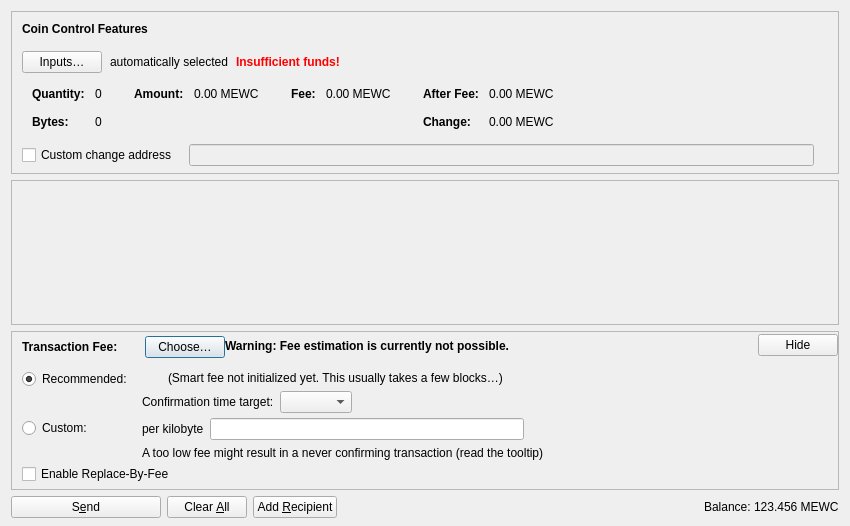
<?xml version="1.0" encoding="UTF-8"?>
<ui version="4.0">
 <class>SendCoinsDialog</class>
 <widget class="QDialog" name="SendCoinsDialog">
  <property name="geometry">
   <rect>
    <x>0</x>
    <y>0</y>
    <width>850</width>
    <height>526</height>
   </rect>
  </property>
  <property name="windowTitle">
   <string>Send Coins</string>
  </property>
  <layout class="QVBoxLayout" name="verticalLayout" stretch="0,1,0,0">
   <property name="bottomMargin">
    <number>8</number>
   </property>
   <item>
    <widget class="QFrame" name="frameCoinControl">
     <property name="sizePolicy">
      <sizepolicy hsizetype="Expanding" vsizetype="Expanding">
       <horstretch>0</horstretch>
       <verstretch>0</verstretch>
      </sizepolicy>
     </property>
     <property name="maximumSize">
      <size>
       <width>16777215</width>
       <height>16777215</height>
      </size>
     </property>
     <property name="frameShape">
      <enum>QFrame::StyledPanel</enum>
     </property>
     <property name="frameShadow">
      <enum>QFrame::Sunken</enum>
     </property>
     <layout class="QVBoxLayout" name="verticalLayoutCoinControl2">
      <property name="spacing">
       <number>0</number>
      </property>
      <property name="leftMargin">
       <number>0</number>
      </property>
      <property name="topMargin">
       <number>0</number>
      </property>
      <property name="rightMargin">
       <number>0</number>
      </property>
      <property name="bottomMargin">
       <number>6</number>
      </property>
      <item>
       <layout class="QVBoxLayout" name="verticalLayoutCoinControl" stretch="0,0,0,0,1">
        <property name="spacing">
         <number>0</number>
        </property>
        <property name="leftMargin">
         <number>10</number>
        </property>
        <property name="topMargin">
         <number>10</number>
        </property>
        <item>
         <layout class="QHBoxLayout" name="horizontalLayoutCoinControl1">
          <property name="bottomMargin">
           <number>15</number>
          </property>
          <item>
           <widget class="QLabel" name="labelCoinControlFeatures">
            <property name="sizePolicy">
             <sizepolicy hsizetype="Preferred" vsizetype="Maximum">
              <horstretch>0</horstretch>
              <verstretch>0</verstretch>
             </sizepolicy>
            </property>
            <property name="font">
             <font>
              <weight>75</weight>
              <bold>true</bold>
             </font>
            </property>
            <property name="styleSheet">
             <string notr="true">font-weight:bold;</string>
            </property>
            <property name="text">
             <string>Coin Control Features</string>
            </property>
           </widget>
          </item>
         </layout>
        </item>
        <item>
         <layout class="QHBoxLayout" name="horizontalLayoutCoinControl2" stretch="0,0,0,0">
          <property name="spacing">
           <number>8</number>
          </property>
          <property name="bottomMargin">
           <number>10</number>
          </property>
          <item>
           <widget class="QPushButton" name="pushButtonCoinControl">
            <property name="styleSheet">
             <string notr="true"/>
            </property>
            <property name="text">
             <string>Inputs…</string>
            </property>
            <property name="autoDefault">
             <bool>false</bool>
            </property>
           </widget>
          </item>
          <item>
           <widget class="QLabel" name="labelCoinControlAutomaticallySelected">
            <property name="text">
             <string>automatically selected</string>
            </property>
            <property name="margin">
             <number>5</number>
            </property>
           </widget>
          </item>
          <item>
           <widget class="QLabel" name="labelCoinControlInsuffFunds">
            <property name="font">
             <font>
              <weight>75</weight>
              <bold>true</bold>
             </font>
            </property>
            <property name="styleSheet">
             <string notr="true">color:red;font-weight:bold;</string>
            </property>
            <property name="text">
             <string>Insufficient funds!</string>
            </property>
            <property name="margin">
             <number>5</number>
            </property>
           </widget>
          </item>
          <item>
           <spacer name="horizontalSpacerCoinControl">
            <property name="orientation">
             <enum>Qt::Horizontal</enum>
            </property>
            <property name="sizeHint" stdset="0">
             <size>
              <width>40</width>
              <height>1</height>
             </size>
            </property>
           </spacer>
          </item>
         </layout>
        </item>
        <item>
         <widget class="QWidget" name="widgetCoinControl" native="true">
          <property name="sizePolicy">
           <sizepolicy hsizetype="Preferred" vsizetype="Preferred">
            <horstretch>0</horstretch>
            <verstretch>0</verstretch>
           </sizepolicy>
          </property>
          <property name="minimumSize">
           <size>
            <width>0</width>
            <height>0</height>
           </size>
          </property>
          <property name="styleSheet">
           <string notr="true"/>
          </property>
          <layout class="QHBoxLayout" name="horizontalLayoutCoinControl5">
           <property name="leftMargin">
            <number>0</number>
           </property>
           <property name="topMargin">
            <number>0</number>
           </property>
           <property name="rightMargin">
            <number>0</number>
           </property>
           <property name="bottomMargin">
            <number>0</number>
           </property>
           <item>
            <layout class="QHBoxLayout" name="horizontalLayoutCoinControl3" stretch="0,0,0,1">
             <property name="spacing">
              <number>20</number>
             </property>
             <property name="topMargin">
              <number>0</number>
             </property>
             <property name="bottomMargin">
              <number>10</number>
             </property>
             <item>
              <layout class="QFormLayout" name="formLayoutCoinControl1">
               <property name="labelAlignment">
                <set>Qt::AlignLeft|Qt::AlignVCenter</set>
               </property>
               <property name="horizontalSpacing">
                <number>10</number>
               </property>
               <property name="verticalSpacing">
                <number>14</number>
               </property>
               <property name="leftMargin">
                <number>10</number>
               </property>
               <property name="topMargin">
                <number>4</number>
               </property>
               <property name="rightMargin">
                <number>6</number>
               </property>
               <item row="0" column="0">
                <widget class="QLabel" name="labelCoinControlQuantityText">
                 <property name="font">
                  <font>
                   <weight>75</weight>
                   <bold>true</bold>
                  </font>
                 </property>
                 <property name="text">
                  <string>Quantity:</string>
                 </property>
                 <property name="margin">
                  <number>0</number>
                 </property>
                </widget>
               </item>
               <item row="0" column="1">
                <widget class="QLabel" name="labelCoinControlQuantity">
                 <property name="cursor">
                  <cursorShape>IBeamCursor</cursorShape>
                 </property>
                 <property name="contextMenuPolicy">
                  <enum>Qt::ActionsContextMenu</enum>
                 </property>
                 <property name="text">
                  <string notr="true">0</string>
                 </property>
                 <property name="margin">
                  <number>0</number>
                 </property>
                 <property name="textInteractionFlags">
                  <set>Qt::LinksAccessibleByMouse|Qt::TextSelectableByKeyboard|Qt::TextSelectableByMouse</set>
                 </property>
                </widget>
               </item>
               <item row="1" column="0">
                <widget class="QLabel" name="labelCoinControlBytesText">
                 <property name="font">
                  <font>
                   <weight>75</weight>
                   <bold>true</bold>
                  </font>
                 </property>
                 <property name="text">
                  <string>Bytes:</string>
                 </property>
                </widget>
               </item>
               <item row="1" column="1">
                <widget class="QLabel" name="labelCoinControlBytes">
                 <property name="cursor">
                  <cursorShape>IBeamCursor</cursorShape>
                 </property>
                 <property name="contextMenuPolicy">
                  <enum>Qt::ActionsContextMenu</enum>
                 </property>
                 <property name="text">
                  <string notr="true">0</string>
                 </property>
                 <property name="textInteractionFlags">
                  <set>Qt::LinksAccessibleByMouse|Qt::TextSelectableByKeyboard|Qt::TextSelectableByMouse</set>
                 </property>
                </widget>
               </item>
              </layout>
             </item>
             <item>
              <layout class="QFormLayout" name="formLayoutCoinControl2">
               <property name="horizontalSpacing">
                <number>10</number>
               </property>
               <property name="verticalSpacing">
                <number>14</number>
               </property>
               <property name="leftMargin">
                <number>6</number>
               </property>
               <property name="topMargin">
                <number>4</number>
               </property>
               <property name="rightMargin">
                <number>6</number>
               </property>
               <item row="0" column="0">
                <widget class="QLabel" name="labelCoinControlAmountText">
                 <property name="font">
                  <font>
                   <weight>75</weight>
                   <bold>true</bold>
                  </font>
                 </property>
                 <property name="text">
                  <string>Amount:</string>
                 </property>
                 <property name="margin">
                  <number>0</number>
                 </property>
                </widget>
               </item>
               <item row="0" column="1">
                <widget class="QLabel" name="labelCoinControlAmount">
                 <property name="cursor">
                  <cursorShape>IBeamCursor</cursorShape>
                 </property>
                 <property name="contextMenuPolicy">
                  <enum>Qt::ActionsContextMenu</enum>
                 </property>
                 <property name="text">
                  <string notr="true">0.00 MEWC</string>
                 </property>
                 <property name="textInteractionFlags">
                  <set>Qt::LinksAccessibleByMouse|Qt::TextSelectableByKeyboard|Qt::TextSelectableByMouse</set>
                 </property>
                </widget>
               </item>
              </layout>
             </item>
             <item>
              <layout class="QFormLayout" name="formLayoutCoinControl3">
               <property name="horizontalSpacing">
                <number>10</number>
               </property>
               <property name="verticalSpacing">
                <number>14</number>
               </property>
               <property name="leftMargin">
                <number>6</number>
               </property>
               <property name="topMargin">
                <number>4</number>
               </property>
               <property name="rightMargin">
                <number>6</number>
               </property>
               <item row="0" column="0">
                <widget class="QLabel" name="labelCoinControlFeeText">
                 <property name="font">
                  <font>
                   <weight>75</weight>
                   <bold>true</bold>
                  </font>
                 </property>
                 <property name="text">
                  <string>Fee:</string>
                 </property>
                 <property name="margin">
                  <number>0</number>
                 </property>
                </widget>
               </item>
               <item row="0" column="1">
                <widget class="QLabel" name="labelCoinControlFee">
                 <property name="cursor">
                  <cursorShape>IBeamCursor</cursorShape>
                 </property>
                 <property name="contextMenuPolicy">
                  <enum>Qt::ActionsContextMenu</enum>
                 </property>
                 <property name="text">
                  <string notr="true">0.00 MEWC</string>
                 </property>
                 <property name="textInteractionFlags">
                  <set>Qt::LinksAccessibleByMouse|Qt::TextSelectableByKeyboard|Qt::TextSelectableByMouse</set>
                 </property>
                </widget>
               </item>
              </layout>
             </item>
             <item>
              <layout class="QFormLayout" name="formLayoutCoinControl4">
               <property name="labelAlignment">
                <set>Qt::AlignLeft|Qt::AlignVCenter</set>
               </property>
               <property name="horizontalSpacing">
                <number>10</number>
               </property>
               <property name="verticalSpacing">
                <number>14</number>
               </property>
               <property name="leftMargin">
                <number>6</number>
               </property>
               <property name="topMargin">
                <number>4</number>
               </property>
               <property name="rightMargin">
                <number>6</number>
               </property>
               <item row="0" column="0">
                <widget class="QLabel" name="labelCoinControlAfterFeeText">
                 <property name="font">
                  <font>
                   <weight>75</weight>
                   <bold>true</bold>
                  </font>
                 </property>
                 <property name="text">
                  <string>After Fee:</string>
                 </property>
                 <property name="margin">
                  <number>0</number>
                 </property>
                </widget>
               </item>
               <item row="0" column="1">
                <widget class="QLabel" name="labelCoinControlAfterFee">
                 <property name="cursor">
                  <cursorShape>IBeamCursor</cursorShape>
                 </property>
                 <property name="contextMenuPolicy">
                  <enum>Qt::ActionsContextMenu</enum>
                 </property>
                 <property name="text">
                  <string notr="true">0.00 MEWC</string>
                 </property>
                 <property name="textInteractionFlags">
                  <set>Qt::LinksAccessibleByMouse|Qt::TextSelectableByKeyboard|Qt::TextSelectableByMouse</set>
                 </property>
                </widget>
               </item>
               <item row="1" column="0">
                <widget class="QLabel" name="labelCoinControlChangeText">
                 <property name="font">
                  <font>
                   <weight>75</weight>
                   <bold>true</bold>
                  </font>
                 </property>
                 <property name="text">
                  <string>Change:</string>
                 </property>
                </widget>
               </item>
               <item row="1" column="1">
                <widget class="QLabel" name="labelCoinControlChange">
                 <property name="cursor">
                  <cursorShape>IBeamCursor</cursorShape>
                 </property>
                 <property name="contextMenuPolicy">
                  <enum>Qt::ActionsContextMenu</enum>
                 </property>
                 <property name="text">
                  <string notr="true">0.00 MEWC</string>
                 </property>
                 <property name="textInteractionFlags">
                  <set>Qt::LinksAccessibleByMouse|Qt::TextSelectableByKeyboard|Qt::TextSelectableByMouse</set>
                 </property>
                </widget>
               </item>
              </layout>
             </item>
            </layout>
           </item>
          </layout>
         </widget>
        </item>
        <item>
         <layout class="QHBoxLayout" name="horizontalLayoutCoinControl4" stretch="0,0,0">
          <property name="spacing">
           <number>12</number>
          </property>
          <property name="sizeConstraint">
           <enum>QLayout::SetDefaultConstraint</enum>
          </property>
          <property name="topMargin">
           <number>5</number>
          </property>
          <property name="rightMargin">
           <number>5</number>
          </property>
          <item>
           <widget class="QCheckBox" name="checkBoxCoinControlChange">
            <property name="toolTip">
             <string>If this is activated, but the change address is empty or invalid, change will be sent to a newly generated address.</string>
            </property>
            <property name="text">
             <string>Custom change address</string>
            </property>
           </widget>
          </item>
          <item>
           <widget class="QValidatedLineEdit" name="lineEditCoinControlChange">
            <property name="enabled">
             <bool>false</bool>
            </property>
            <property name="sizePolicy">
             <sizepolicy hsizetype="Expanding" vsizetype="Fixed">
              <horstretch>0</horstretch>
              <verstretch>0</verstretch>
             </sizepolicy>
            </property>
           </widget>
          </item>
          <item>
           <widget class="QLabel" name="labelCoinControlChangeLabel">
            <property name="sizePolicy">
             <sizepolicy hsizetype="Preferred" vsizetype="Expanding">
              <horstretch>0</horstretch>
              <verstretch>0</verstretch>
             </sizepolicy>
            </property>
            <property name="minimumSize">
             <size>
              <width>0</width>
              <height>0</height>
             </size>
            </property>
            <property name="text">
             <string/>
            </property>
            <property name="margin">
             <number>3</number>
            </property>
           </widget>
          </item>
         </layout>
        </item>
        <item>
         <spacer name="verticalSpacerCoinControl">
          <property name="orientation">
           <enum>Qt::Vertical</enum>
          </property>
          <property name="sizeHint" stdset="0">
           <size>
            <width>800</width>
            <height>1</height>
           </size>
          </property>
         </spacer>
        </item>
       </layout>
      </item>
     </layout>
    </widget>
   </item>
   <item>
    <widget class="QScrollArea" name="scrollArea">
     <property name="widgetResizable">
      <bool>true</bool>
     </property>
     <widget class="QWidget" name="scrollAreaWidgetContents">
      <property name="geometry">
       <rect>
        <x>0</x>
        <y>0</y>
        <width>830</width>
        <height>104</height>
       </rect>
      </property>
      <layout class="QVBoxLayout" name="verticalLayout_2" stretch="0,1">
       <property name="leftMargin">
        <number>0</number>
       </property>
       <property name="topMargin">
        <number>0</number>
       </property>
       <property name="rightMargin">
        <number>0</number>
       </property>
       <property name="bottomMargin">
        <number>0</number>
       </property>
       <item>
        <layout class="QVBoxLayout" name="entries">
         <property name="spacing">
          <number>6</number>
         </property>
        </layout>
       </item>
       <item>
        <spacer name="verticalSpacer">
         <property name="orientation">
          <enum>Qt::Vertical</enum>
         </property>
         <property name="sizeHint" stdset="0">
          <size>
           <width>20</width>
           <height>40</height>
          </size>
         </property>
        </spacer>
       </item>
      </layout>
     </widget>
    </widget>
   </item>
   <item>
    <widget class="QFrame" name="frameFee">
     <property name="sizePolicy">
      <sizepolicy hsizetype="Expanding" vsizetype="Expanding">
       <horstretch>0</horstretch>
       <verstretch>0</verstretch>
      </sizepolicy>
     </property>
     <property name="maximumSize">
      <size>
       <width>16777215</width>
       <height>16777215</height>
      </size>
     </property>
     <property name="frameShape">
      <enum>QFrame::StyledPanel</enum>
     </property>
     <property name="frameShadow">
      <enum>QFrame::Sunken</enum>
     </property>
     <layout class="QVBoxLayout" name="verticalLayoutFee1">
      <property name="spacing">
       <number>0</number>
      </property>
      <property name="leftMargin">
       <number>0</number>
      </property>
      <property name="topMargin">
       <number>0</number>
      </property>
      <property name="rightMargin">
       <number>0</number>
      </property>
      <property name="bottomMargin">
       <number>0</number>
      </property>
      <item>
       <layout class="QVBoxLayout" name="verticalLayoutFee2" stretch="0,0,0">
        <property name="spacing">
         <number>0</number>
        </property>
        <property name="leftMargin">
         <number>10</number>
        </property>
        <property name="topMargin">
         <number>0</number>
        </property>
        <item>
         <layout class="QHBoxLayout" name="horizontalLayoutFee1">
          <property name="bottomMargin">
           <number>0</number>
          </property>
          <item>
           <layout class="QVBoxLayout" name="verticalLayoutFee7">
            <property name="spacing">
             <number>0</number>
            </property>
            <item>
             <spacer name="verticalSpacerSmartFee">
              <property name="orientation">
               <enum>Qt::Vertical</enum>
              </property>
              <property name="sizeType">
               <enum>QSizePolicy::Fixed</enum>
              </property>
              <property name="sizeHint" stdset="0">
               <size>
                <width>1</width>
                <height>4</height>
               </size>
              </property>
             </spacer>
            </item>
            <item>
             <layout class="QHBoxLayout" name="horizontalLayoutSmartFee">
              <property name="spacing">
               <number>10</number>
              </property>
              <item>
               <widget class="QLabel" name="labelFeeHeadline">
                <property name="sizePolicy">
                 <sizepolicy hsizetype="Preferred" vsizetype="Maximum">
                  <horstretch>0</horstretch>
                  <verstretch>0</verstretch>
                 </sizepolicy>
                </property>
                <property name="font">
                 <font>
                  <weight>75</weight>
                  <bold>true</bold>
                 </font>
                </property>
                <property name="styleSheet">
                 <string notr="true">font-weight:bold;</string>
                </property>
                <property name="text">
                 <string>Transaction Fee:</string>
                </property>
               </widget>
              </item>
              <item>
               <widget class="QLabel" name="labelFeeMinimized">
                <property name="text">
                 <string/>
                </property>
               </widget>
              </item>
              <item>
               <widget class="QPushButton" name="buttonChooseFee">
                <property name="text">
                 <string>Choose…</string>
                </property>
               </widget>
              </item>
             </layout>
            </item>
            <item>
             <spacer name="verticalSpacer_5">
              <property name="orientation">
               <enum>Qt::Vertical</enum>
              </property>
              <property name="sizeHint" stdset="0">
               <size>
                <width>1</width>
                <height>1</height>
               </size>
              </property>
             </spacer>
            </item>
           </layout>
          </item>
          <item>
           <widget class="QLabel" name="fallbackFeeWarningLabel">
            <property name="toolTip">
             <string>Using the fallbackfee can result in sending a transaction that will take several hours or days (or never) to confirm. Consider choosing your fee manually or wait until you have validated the complete chain.</string>
            </property>
            <property name="font">
            <font>
                <weight>75</weight>
                <bold>true</bold>
            </font>
            </property>
            <property name="text">
             <string>Warning: Fee estimation is currently not possible.</string>
            </property>
            <property name="wordWrap">
             <bool>false</bool>
            </property>
           </widget>
          </item>
          <item>
           <spacer name="horizontalSpacer_4">
            <property name="orientation">
             <enum>Qt::Horizontal</enum>
            </property>
            <property name="sizeType">
             <enum>QSizePolicy::MinimumExpanding</enum>
            </property>
            <property name="sizeHint" stdset="0">
             <size>
              <width>40</width>
              <height>20</height>
             </size>
            </property>
           </spacer>
          </item>
          <item>
           <widget class="QPushButton" name="buttonMinimizeFee">
            <property name="toolTip">
             <string>Hide transaction fee settings</string>
            </property>
            <property name="text">
             <string>Hide</string>
            </property>
           </widget>
          </item>
         </layout>
        </item>
        <item>
         <widget class="QFrame" name="frameFeeSelection">
          <layout class="QVBoxLayout" name="verticalLayoutFee12">
           <property name="spacing">
            <number>0</number>
           </property>
           <property name="leftMargin">
            <number>0</number>
           </property>
           <property name="topMargin">
            <number>0</number>
           </property>
           <property name="rightMargin">
            <number>0</number>
           </property>
           <property name="bottomMargin">
            <number>0</number>
           </property>
           <item>
            <layout class="QGridLayout" name="gridLayoutFee">
             <property name="topMargin">
              <number>10</number>
             </property>
             <property name="bottomMargin">
              <number>4</number>
             </property>
             <property name="horizontalSpacing">
              <number>10</number>
             </property>
             <property name="verticalSpacing">
              <number>4</number>
             </property>
             <item row="1" column="1">
              <layout class="QVBoxLayout" name="verticalLayoutFee8">
               <property name="spacing">
                <number>6</number>
               </property>
               <item>
                <layout class="QHBoxLayout" name="horizontalLayoutFee13">
                 <item>
                  <widget class="QLabel" name="labelCustomPerKilobyte">
                   <property name="toolTip">
                    <string>Specify a custom fee per kB (1,000 bytes) of the transaction's virtual size.

Note:  Since the fee is calculated on a per-byte basis, a fee rate of "100 miaos per kvB" for a transaction size of 500 virtual bytes (half of 1 kvB) would ultimately yield a fee of only 50 miaos.</string>
                   </property>
                   <property name="text">
                    <string>per kilobyte</string>
                   </property>
                  </widget>
                 </item>
                 <item>
                  <widget class="BitcoinAmountField" name="customFee"/>
                 </item>
                 <item>
                  <spacer name="horizontalSpacer_6">
                   <property name="orientation">
                    <enum>Qt::Horizontal</enum>
                   </property>
                   <property name="sizeHint" stdset="0">
                    <size>
                     <width>1</width>
                     <height>1</height>
                    </size>
                   </property>
                  </spacer>
                 </item>
                </layout>
               </item>
               <item>
                <layout class="QHBoxLayout" name="horizontalLayoutFee8">
                 <item>
                  <widget class="QLabel" name="labelCustomFeeWarning">
                   <property name="enabled">
                    <bool>true</bool>
                   </property>
                   <property name="toolTip">
                    <string>When there is less transaction volume than space in the blocks, miners as well as relaying nodes may enforce a minimum fee. Paying only this minimum fee is just fine, but be aware that this can result in a never confirming transaction once there is more demand for meowcoin transactions than the network can process.</string>
                   </property>
                   <property name="text">
                    <string>A too low fee might result in a never confirming transaction (read the tooltip)</string>
                   </property>
                  </widget>
                 </item>
                 <item>
                  <spacer name="horizontalSpacer_2">
                   <property name="orientation">
                    <enum>Qt::Horizontal</enum>
                   </property>
                   <property name="sizeHint" stdset="0">
                    <size>
                     <width>1</width>
                     <height>1</height>
                    </size>
                   </property>
                  </spacer>
                 </item>
                </layout>
               </item>
              </layout>
             </item>
             <item row="0" column="0">
              <layout class="QVBoxLayout" name="verticalLayoutFee4" stretch="0,1">
               <item>
                <widget class="QRadioButton" name="radioSmartFee">
                 <property name="text">
                  <string>Recommended:</string>
                 </property>
                 <property name="checked">
                  <bool>true</bool>
                 </property>
                 <attribute name="buttonGroup">
                  <string notr="true">groupFee</string>
                 </attribute>
                </widget>
               </item>
               <item>
                <spacer name="verticalSpacer_2">
                 <property name="orientation">
                  <enum>Qt::Vertical</enum>
                 </property>
                 <property name="sizeHint" stdset="0">
                  <size>
                   <width>1</width>
                   <height>1</height>
                  </size>
                 </property>
                </spacer>
               </item>
              </layout>
             </item>
             <item row="1" column="0">
              <layout class="QVBoxLayout" name="verticalLayoutFee9" stretch="0,1">
               <item>
                <widget class="QRadioButton" name="radioCustomFee">
                 <property name="text">
                  <string>Custom:</string>
                 </property>
                 <attribute name="buttonGroup">
                  <string notr="true">groupFee</string>
                 </attribute>
                </widget>
               </item>
               <item>
                <spacer name="verticalSpacer_6">
                 <property name="orientation">
                  <enum>Qt::Vertical</enum>
                 </property>
                 <property name="sizeHint" stdset="0">
                  <size>
                   <width>1</width>
                   <height>1</height>
                  </size>
                 </property>
                </spacer>
               </item>
              </layout>
             </item>
             <item row="0" column="1">
              <layout class="QVBoxLayout" name="verticalLayoutFee3" stretch="0,0,1">
               <property name="spacing">
                <number>6</number>
               </property>
               <property name="topMargin">
                <number>2</number>
               </property>
               <item>
                <layout class="QHBoxLayout" name="horizontalLayoutFee12">
                 <item>
                  <widget class="QLabel" name="labelSmartFee">
                   <property name="text">
                    <string/>
                   </property>
                  </widget>
                 </item>
                 <item>
                  <widget class="QLabel" name="labelFeeEstimation">
                   <property name="text">
                    <string/>
                   </property>
                  </widget>
                 </item>
                 <item>
                  <widget class="QLabel" name="labelSmartFee2">
                   <property name="text">
                    <string>(Smart fee not initialized yet. This usually takes a few blocks…)</string>
                   </property>
                  </widget>
                 </item>
                 <item>
                  <spacer name="horizontalSpacer_5">
                   <property name="orientation">
                    <enum>Qt::Horizontal</enum>
                   </property>
                   <property name="sizeHint" stdset="0">
                    <size>
                     <width>1</width>
                     <height>1</height>
                    </size>
                   </property>
                  </spacer>
                 </item>
                </layout>
               </item>
               <item>
                <layout class="QHBoxLayout" name="horizontalLayoutFee9">
                 <item>
                  <layout class="QVBoxLayout" name="verticalLayoutFee6">
                   <item>
                    <widget class="QLabel" name="labelSmartFee3">
                     <property name="text">
                      <string>Confirmation time target:</string>
                     </property>
                    </widget>
                   </item>
                  </layout>
                 </item>
                 <item>
                  <layout class="QVBoxLayout" name="verticalLayoutFee5">
                   <property name="rightMargin">
                    <number>30</number>
                   </property>
                   <item>
                    <layout class="QHBoxLayout" name="horizontalLayoutConfTarget">
                     <property name="bottomMargin">
                      <number>0</number>
                     </property>
                     <item>
                      <widget class="QComboBox" name="confTargetSelector"/>
                     </item>
                     <item>
                      <spacer name="horizontalSpacerConfTarget">
                       <property name="orientation">
                        <enum>Qt::Horizontal</enum>
                       </property>
                       <property name="sizeHint" stdset="0">
                        <size>
                         <width>40</width>
                         <height>20</height>
                        </size>
                       </property>
                      </spacer>
                     </item>
                    </layout>
                   </item>
                  </layout>
                 </item>
                </layout>
               </item>
               <item>
                <spacer name="verticalSpacer_4">
                 <property name="orientation">
                  <enum>Qt::Vertical</enum>
                 </property>
                 <property name="sizeHint" stdset="0">
                  <size>
                   <width>1</width>
                   <height>1</height>
                  </size>
                 </property>
                </spacer>
               </item>
              </layout>
             </item>
            </layout>
           </item>
           <item>
            <widget class="QCheckBox" name="optInRBF">
             <property name="text">
              <string>Enable Replace-By-Fee</string>
             </property>
             <property name="toolTip">
              <string>With Replace-By-Fee (BIP-125) you can increase a transaction's fee after it is sent. Without this, a higher fee may be recommended to compensate for increased transaction delay risk.</string>
             </property>
            </widget>
           </item>
          </layout>
         </widget>
        </item>
        <item>
         <spacer name="verticalSpacerFee">
          <property name="orientation">
           <enum>Qt::Vertical</enum>
          </property>
          <property name="sizeHint" stdset="0">
           <size>
            <width>40</width>
            <height>5</height>
           </size>
          </property>
         </spacer>
        </item>
       </layout>
      </item>
     </layout>
    </widget>
   </item>
   <item>
    <layout class="QHBoxLayout" name="horizontalLayout">
     <item>
      <widget class="QPushButton" name="sendButton">
       <property name="minimumSize">
        <size>
         <width>150</width>
         <height>0</height>
        </size>
       </property>
       <property name="toolTip">
        <string>Confirm the send action</string>
       </property>
       <property name="text">
        <string>S&amp;end</string>
       </property>
       <property name="icon">
        <iconset resource="../bitcoin.qrc">
         <normaloff>:/icons/send</normaloff>:/icons/send</iconset>
       </property>
       <property name="autoDefault">
        <bool>false</bool>
       </property>
       <property name="default">
        <bool>false</bool>
       </property>
      </widget>
     </item>
     <item>
      <widget class="QPushButton" name="clearButton">
       <property name="sizePolicy">
        <sizepolicy hsizetype="Minimum" vsizetype="Fixed">
         <horstretch>0</horstretch>
         <verstretch>0</verstretch>
        </sizepolicy>
       </property>
       <property name="toolTip">
        <string>Clear all fields of the form.</string>
       </property>
       <property name="text">
        <string>Clear &amp;All</string>
       </property>
       <property name="icon">
        <iconset resource="../bitcoin.qrc">
         <normaloff>:/icons/remove</normaloff>:/icons/remove</iconset>
       </property>
       <property name="autoDefault">
        <bool>false</bool>
       </property>
      </widget>
     </item>
     <item>
      <widget class="QPushButton" name="addButton">
       <property name="toolTip">
        <string>Send to multiple recipients at once</string>
       </property>
       <property name="text">
        <string>Add &amp;Recipient</string>
       </property>
       <property name="icon">
        <iconset resource="../bitcoin.qrc">
         <normaloff>:/icons/add</normaloff>:/icons/add</iconset>
       </property>
       <property name="autoDefault">
        <bool>false</bool>
       </property>
      </widget>
     </item>
     <item>
      <spacer name="horizontalSpacer">
       <property name="orientation">
        <enum>Qt::Horizontal</enum>
       </property>
       <property name="sizeHint" stdset="0">
        <size>
         <width>40</width>
         <height>20</height>
        </size>
       </property>
      </spacer>
     </item>
     <item>
      <layout class="QHBoxLayout" name="horizontalLayout_2">
       <property name="spacing">
        <number>3</number>
       </property>
       <item>
        <widget class="QLabel" name="labelBalanceName">
         <property name="sizePolicy">
          <sizepolicy hsizetype="Preferred" vsizetype="Fixed">
           <horstretch>0</horstretch>
           <verstretch>0</verstretch>
          </sizepolicy>
         </property>
         <property name="text">
          <string>Balance:</string>
         </property>
        </widget>
       </item>
       <item>
        <widget class="QLabel" name="labelBalance">
         <property name="sizePolicy">
          <sizepolicy hsizetype="Preferred" vsizetype="Fixed">
           <horstretch>0</horstretch>
           <verstretch>0</verstretch>
          </sizepolicy>
         </property>
         <property name="cursor">
          <cursorShape>IBeamCursor</cursorShape>
         </property>
         <property name="text">
          <string notr="true">123.456 MEWC</string>
         </property>
         <property name="textInteractionFlags">
          <set>Qt::LinksAccessibleByMouse|Qt::TextSelectableByKeyboard|Qt::TextSelectableByMouse</set>
         </property>
        </widget>
       </item>
      </layout>
     </item>
    </layout>
   </item>
  </layout>
 </widget>
 <customwidgets>
  <customwidget>
   <class>QValidatedLineEdit</class>
   <extends>QLineEdit</extends>
   <header>qt/qvalidatedlineedit.h</header>
  </customwidget>
  <customwidget>
   <class>BitcoinAmountField</class>
   <extends>QLineEdit</extends>
   <header>qt/bitcoinamountfield.h</header>
   <container>1</container>
  </customwidget>
 </customwidgets>
 <resources>
  <include location="../bitcoin.qrc"/>
 </resources>
 <connections/>
 <buttongroups>
  <buttongroup name="groupFee"/>
 </buttongroups>
</ui>
